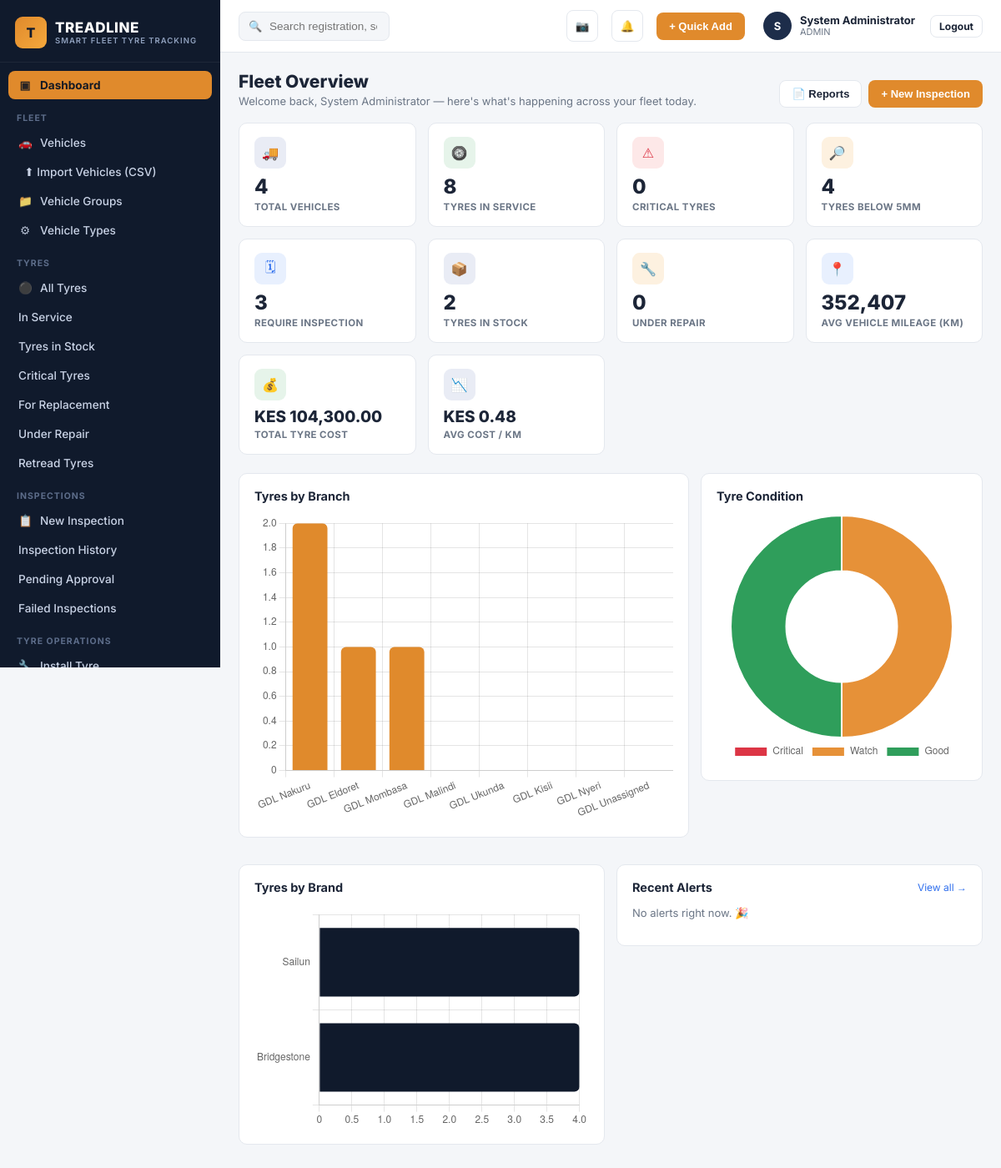
/dashboard.php (signed in), run on the app's committed database.
### tables this page shows
CREATE TABLE users (
    id INT AUTO_INCREMENT PRIMARY KEY,
    full_name VARCHAR(150) NOT NULL,
    username VARCHAR(100) UNIQUE NOT NULL,
    email VARCHAR(150) UNIQUE,
    password_hash VARCHAR(255) NOT NULL,
    role_id INT NOT NULL,
    branch_id INT NULL,
    phone VARCHAR(30),
    status ENUM('ACTIVE','SUSPENDED') DEFAULT 'ACTIVE',
    remember_token VARCHAR(255) NULL,
    reset_token VARCHAR(255) NULL,
    reset_expires DATETIME NULL,
    last_login DATETIME NULL,
    created_at DATETIME DEFAULT CURRENT_TIMESTAMP,
    FOREIGN KEY (role_id) REFERENCES roles(id)
);

CREATE TABLE roles (
    id INT AUTO_INCREMENT PRIMARY KEY,
    name VARCHAR(50) UNIQUE NOT NULL,
    description VARCHAR(255)
);

### includes/functions.php (called while the page is built, shortened)
<?php
function current_user(): ?array {
    static $cache = null;
    if ($cache !== null) return $cache;
    $stmt = db()->prepare("SELECT u.*, r.name AS role_name, b.name AS branch_name
                           FROM users u JOIN roles r ON u.role_id = r.id
                           LEFT JOIN branches b ON u.branch_id = b.id
                           WHERE u.id = ?");
    $stmt->execute([$_SESSION['user_id']]);
    $cache = $stmt->fetch() ?: null;
    return $cache;
}
function get_setting(string $key, $default = null) {
    static $settings = null;
    if ($settings === null) {
        $settings = [];
        foreach (db()->query("SELECT setting_key, setting_value FROM settings") as $row) {
            $settings[$row['setting_key']] = $row['setting_value'];
        }
    }
    return $settings[$key] ?? $default;
}
function e(?string $s): string { return htmlspecialchars($s ?? '', ENT_QUOTES, 'UTF-8'); }
function fmt_money($v): string {
    return get_setting('currency', 'KES') . ' ' . number_format((float)$v, 2);
}

### config/db.php (called while the page is built, shortened)
<?php
function db(): PDO {
    static $pdo = null;
    if ($pdo === null) {
        try {
            $pdo = new PDO(
                "mysql:host=" . DB_HOST . ";dbname=" . DB_NAME . ";charset=utf8mb4",
                DB_USER,
                DB_PASS,
                [
                    PDO::ATTR_ERRMODE => PDO::ERRMODE_EXCEPTION,
                    PDO::ATTR_DEFAULT_FETCH_MODE => PDO::FETCH_ASSOC,
                    PDO::ATTR_EMULATE_PREPARES => false,
                ]
            );
        } catch (PDOException $e) {
            http_response_code(500);
            die('<h2>Database connection failed</h2><p>' . htmlspecialchars($e->getMessage()) . '</p><p>Check <code>config/db.php</code> and run <code>sql/schema.sql</code> first. See README.md.</p>');
        }
    }
    return $pdo;
}

### dashboard.php (the view, shortened to what this page needs)
<?php
$u = current_user();
$critical = (float) get_setting('tread_critical_mm', 2.0);
$watch = (float) get_setting('tread_watch_mm', 5.0);
$interval = (int) get_setting('inspection_interval_days', 30);
$totalVehicles = db()->query("SELECT COUNT(*) c FROM vehicles WHERE status <> 'ARCHIVED'")->fetch()['c'];
$tyresInService = db()->query("SELECT COUNT(*) c FROM tyres WHERE status='IN_SERVICE'")->fetch()['c'];
$criticalTyres = db()->query("SELECT COUNT(*) c FROM tyres WHERE status='IN_SERVICE' AND current_tread_mm <= $critical")->fetch()['c'];
$belowWatch = db()->query("SELECT COUNT(*) c FROM tyres WHERE status='IN_SERVICE' AND current_tread_mm < $watch")->fetch()['c'];
$inStock = db()->query("SELECT COUNT(*) c FROM tyres WHERE status='STOCK'")->fetch()['c'];
$underRepair = db()->query("SELECT COUNT(*) c FROM tyres WHERE status='UNDER_REPAIR'")->fetch()['c'];
$needInspection = db()->query("
  SELECT COUNT(*) c FROM vehicles v WHERE v.status='ACTIVE' AND
  (SELECT MAX(i.inspection_date) FROM inspections i WHERE i.vehicle_id=v.id) IS NULL
  OR (SELECT MAX(i.inspection_date) FROM inspections i WHERE i.vehicle_id=v.id) < DATE_SUB(NOW(), INTERVAL $interval DAY)
")->fetch()['c'];
$avgMileage = db()->query("SELECT ROUND(AVG(current_mileage)) a FROM vehicles WHERE status<>'ARCHIVED'")->fetch()['a'] ?? 0;
$costRow = db()->query("
  SELECT COALESCE(SUM(t.purchase_price),0) AS purchase,
         COALESCE((SELECT SUM(cost) FROM tyre_repairs),0) AS repairs,
         COALESCE((SELECT SUM(cost) FROM tyre_retreads),0) AS retreads
  FROM tyres t
")->fetch();
$totalTyreCost = $costRow['purchase'] + $costRow['repairs'] + $costRow['retreads'];
$mileageSumRow = db()->query("
  SELECT COALESCE(SUM(GREATEST(v.current_mileage - t.install_odometer,0)),0) AS total_km
  FROM tyres t JOIN vehicles v ON v.id = t.current_vehicle_id
  WHERE t.status='IN_SERVICE' AND t.install_odometer IS NOT NULL
")->fetch();
$costPerKm = $mileageSumRow['total_km'] > 0 ? $totalTyreCost / $mileageSumRow['total_km'] : 0;
$byCondition = db()->query("
  SELECT
    SUM(CASE WHEN current_tread_mm <= $critical THEN 1 ELSE 0 END) AS critical,
    SUM(CASE WHEN current_tread_mm > $critical AND current_tread_mm < $watch THEN 1 ELSE 0 END) AS watch,
    SUM(CASE WHEN current_tread_mm >= $watch THEN 1 ELSE 0 END) AS good
  FROM tyres WHERE status='IN_SERVICE'
")->fetch();
$byBranch = db()->query("
  SELECT b.name, COUNT(v.id) vc FROM branches b LEFT JOIN vehicles v ON v.branch_id=b.id AND v.status<>'ARCHIVED'
  GROUP BY b.id ORDER BY vc DESC LIMIT 8
")->fetchAll();
$byBrand = db()->query("SELECT brand, COUNT(*) c FROM tyres WHERE status='IN_SERVICE' GROUP BY brand ORDER BY c DESC LIMIT 6")->fetchAll();
$recentAlerts = db()->query("SELECT a.*, v.plate_number FROM alerts a LEFT JOIN vehicles v ON v.id=a.vehicle_id ORDER BY a.created_at DESC LIMIT 6")->fetchAll();
include __DIR__ . '/includes/head.php';
include __DIR__ . '/includes/sidebar.php';
?>
<div class="tl-main">
<?php include __DIR__ . '/includes/topbar.php'; ?>
<div class="tl-content">
  <div class="tl-page-head">
    <div><h1>Fleet Overview</h1><div class="sub">Welcome back, <?= e($u['full_name']) ?> — here's what's happening across your fleet today.</div></div>
    <div class="flex gap-2">
      <button class="btn btn-outline" onclick="location.href='reports.php'">📄 Reports</button>
      <button class="btn btn-accent" onclick="location.href='inspection_new.php'">+ New Inspection</button>
    </div>
  </div>
  <div class="stat-grid">
    <div class="stat-card accent-navy"><div class="icon">🚚</div><div class="value"><?= (int)$totalVehicles ?></div><div class="label">Total Vehicles</div></div>
    <div class="stat-card accent-green"><div class="icon">🛞</div><div class="value"><?= (int)$tyresInService ?></div><div class="label">Tyres In Service</div></div>
    <div class="stat-card accent-red"><div class="icon">⚠</div><div class="value"><?= (int)$criticalTyres ?></div><div class="label">Critical Tyres</div></div>
    <div class="stat-card accent-amber"><div class="icon">🔎</div><div class="value"><?= (int)$belowWatch ?></div><div class="label">Tyres Below <?= $watch ?>mm</div></div>
    <div class="stat-card accent-blue"><div class="icon">🗓</div><div class="value"><?= (int)$needInspection ?></div><div class="label">Require Inspection</div></div>
    <div class="stat-card accent-navy"><div class="icon">📦</div><div class="value"><?= (int)$inStock ?></div><div class="label">Tyres In Stock</div></div>
    <div class="stat-card accent-amber"><div class="icon">🔧</div><div class="value"><?= (int)$underRepair ?></div><div class="label">Under Repair</div></div>
    <div class="stat-card accent-blue"><div class="icon">📍</div><div class="value"><?= number_format($avgMileage) ?></div><div class="label">Avg Vehicle Mileage (KM)</div></div>
    <div class="stat-card accent-green"><div class="icon">💰</div><div class="value" style="font-size:19px;"><?= fmt_money($totalTyreCost) ?></div><div class="label">Total Tyre Cost</div></div>
    <div class="stat-card accent-navy"><div class="icon">📉</div><div class="value" style="font-size:19px;"><?= fmt_money($costPerKm) ?></div><div class="label">Avg Cost / KM</div></div>
  </div>
  <div class="form-row" style="grid-template-columns:2fr 1fr; align-items:start;">
    <div class="tl-card" style="margin-bottom:18px;">
      <div class="tl-card-head"><h3>Tyres by Branch</h3></div>
      <canvas id="chartBranch" height="220"></canvas>
    </div>
    <div class="tl-card" style="margin-bottom:18px;">
      <div class="tl-card-head"><h3>Tyre Condition</h3></div>
      <canvas id="chartCondition" height="220"></canvas>
    </div>
  </div>
  <div class="form-row" style="grid-template-columns:1fr 1fr; align-items:start;">
    <div class="tl-card">
      <div class="tl-card-head"><h3>Tyres by Brand</h3></div>
      <canvas id="chartBrand" height="200"></canvas>
    </div>
    <div class="tl-card">
      <div class="tl-card-head"><h3>Recent Alerts</h3><a href="alerts.php" style="font-size:12px;">View all →</a></div>
      <?php if (!$recentAlerts): ?>
        <p class="text-muted" style="font-size:13px;">No alerts right now. 🎉</p>
      <?php endif; ?>
    </div>
  </div>
</div>
</div>
<script>
new Chart(document.getElementById('chartBranch'), {
  type: 'bar',
  data: { labels: <?= json_encode(array_column($byBranch,'name')) ?>,
    datasets: [{ label: 'Vehicles', data: <?= json_encode(array_map('intval',array_column($byBranch,'vc'))) ?>, backgroundColor: '#e08a2c', borderRadius: 6 }] },
  options: { plugins: { legend: { display: false } }, scales: { y: { beginAtZero: true } } }
});
new Chart(document.getElementById('chartCondition'), {
  type: 'doughnut',
  data: { labels: ['Critical','Watch','Good'],
    datasets: [{ data: [<?= (int)$byCondition['critical'] ?>, <?= (int)$byCondition['watch'] ?>, <?= (int)$byCondition['good'] ?>],
    backgroundColor: ['#dc3545','#e69138','#2f9e5b'] }] },
  options: { plugins: { legend: { position: 'bottom' } } }
});
new Chart(document.getElementById('chartBrand'), {
  type: 'bar',
  data: { labels: <?= json_encode(array_column($byBrand,'brand')) ?>,
    datasets: [{ label: 'Tyres', data: <?= json_encode(array_map('intval',array_column($byBrand,'c'))) ?>, backgroundColor: '#101a2c', borderRadius: 6 }] },
  options: { indexAxis: 'y', plugins: { legend: { display: false } } }
});
</script>
<?php include __DIR__ . '/includes/foot.php'; ?>

### includes/head.php (shortened to what this page needs)
<!DOCTYPE html>
<html lang="en">
<head>
<link rel="stylesheet" href="assets/css/style.css">
</head>
<body>
<div class="tl-shell">

### includes/sidebar.php (shortened to what this page needs)
<?php
$__page = basename($_SERVER['SCRIPT_NAME']);
function nav_active($files){ global $__page; return in_array($__page, (array)$files) ? 'active' : ''; }
?>
<aside class="tl-sidebar" id="tlSidebar">
  <div class="tl-brand">
    <div class="tl-brand-mark">T</div>
    <div class="tl-brand-text">
      <div class="name">TREADLINE</div>
      <div class="tag">SMART FLEET TYRE TRACKING</div>
    </div>
  </div>
  <nav class="tl-nav">
    <a class="tl-link <?= nav_active('dashboard.php') ?>" href="dashboard.php"><span class="ic">&#9635;</span> Dashboard</a>
    <div class="tl-nav-section">Fleet</div>
    <a class="tl-link <?= nav_active('vehicles.php') ?>" href="vehicles.php"><span class="ic">&#128663;</span> Vehicles</a>
    <a class="tl-link <?= nav_active('import_vehicles.php') ?>" href="import_vehicles.php">&nbsp;&nbsp;⬆ Import Vehicles (CSV)</a>
    <a class="tl-link <?= nav_active('vehicle_groups.php') ?>" href="vehicle_groups.php"><span class="ic">&#128193;</span> Vehicle Groups</a>
    <a class="tl-link <?= nav_active('vehicle_types.php') ?>" href="vehicle_types.php"><span class="ic">&#9881;</span> Vehicle Types</a>
    <div class="tl-nav-section">Tyres</div>
    <a class="tl-link <?= nav_active('tyres.php') ?>" href="tyres.php"><span class="ic">&#9899;</span> All Tyres</a>
    <a class="tl-link <?= nav_active(['tyres_service.php']) ?>" href="tyres.php?status=IN_SERVICE">In Service</a>
    <a class="tl-link <?= nav_active(['stock.php']) ?>" href="stock.php">Tyres in Stock</a>
    <a class="tl-link <?= nav_active(['tyres_critical.php']) ?>" href="tyres.php?filter=critical">Critical Tyres</a>
    <a class="tl-link" href="tyres.php?filter=replacement">For Replacement</a>
    <a class="tl-link" href="tyres.php?status=UNDER_REPAIR">Under Repair</a>
    <a class="tl-link" href="tyres.php?type=RETREAD">Retread Tyres</a>
    <div class="tl-nav-section">Inspections</div>
    <a class="tl-link <?= nav_active('inspection_new.php') ?>" href="inspection_new.php"><span class="ic">&#128203;</span> New Inspection</a>
    <a class="tl-link <?= nav_active('inspections.php') ?>" href="inspections.php">Inspection History</a>
    <a class="tl-link" href="inspections.php?status=PENDING">Pending Approval</a>
    <a class="tl-link" href="inspections.php?status=FAILED">Failed Inspections</a>
    <div class="tl-nav-section">Tyre Operations</div>
    <a class="tl-link" href="op_install.php"><span class="ic">&#128295;</span> Install Tyre</a>
  </nav>
</aside>

### includes/topbar.php (shortened to what this page needs)
<?php
$__u = current_user();
?>
<header class="tl-topbar">
  <form class="tl-search" action="search.php" method="get">
    <span class="ic">&#128269;</span>
    <input type="text" name="q" placeholder="Search registration, serial, branding code..." value="<?= e($_GET['q'] ?? '') ?>">
  </form>
  <button class="tl-icon-btn" title="Scan Tyre" onclick="location.href='scan.php'">&#128247;</button>
  <button class="tl-icon-btn" title="Notifications" onclick="location.href='alerts.php'">
    &#128276;
  </button>
  <button class="btn btn-accent" onclick="location.href='quick_add.php'">+ Quick Add</button>
  <div class="tl-profile">
    <div class="tl-avatar"><?= e(strtoupper(substr($__u['full_name'] ?? 'U',0,1))) ?></div>
    <div>
      <div class="name"><?= e($__u['full_name'] ?? '') ?></div>
      <div class="role"><?= e($__u['role_name'] ?? '') ?><?= !empty($__u['branch_name']) ? ' · '.e($__u['branch_name']) : '' ?></div>
    </div>
    <a href="logout.php" class="btn btn-outline btn-sm" style="margin-left:8px;">Logout</a>
  </div>
</header>

### includes/foot.php (shortened to what this page needs)
</body>
</html>

### data on the page
users: full_name "S", full_name "System Administrator", role.name "ADMIN"

### other printed values
$totalVehicles "4"
$tyresInService "8"
$criticalTyres "0"
$belowWatch "4"
$watch "5"
$needInspection "3"
$inStock "2"
$underRepair "0"
$avgMileage "352,407"
fmt_money($totalTyreCost) "KES 104,300.00"
fmt_money($costPerKm) "KES 0.48"
chart data {{ json_encode(array_column($byBranch,'name')) }} ["GDL Nakuru","GDL Eldoret","GDL Mombasa","GDL Malindi","GDL Ukunda","GDL Kisii","GDL Nyeri","GDL Unassigned"]
chart data {{ $byCondition['critical'] }} 0
chart data {{ $byCondition['watch'] }} 4
